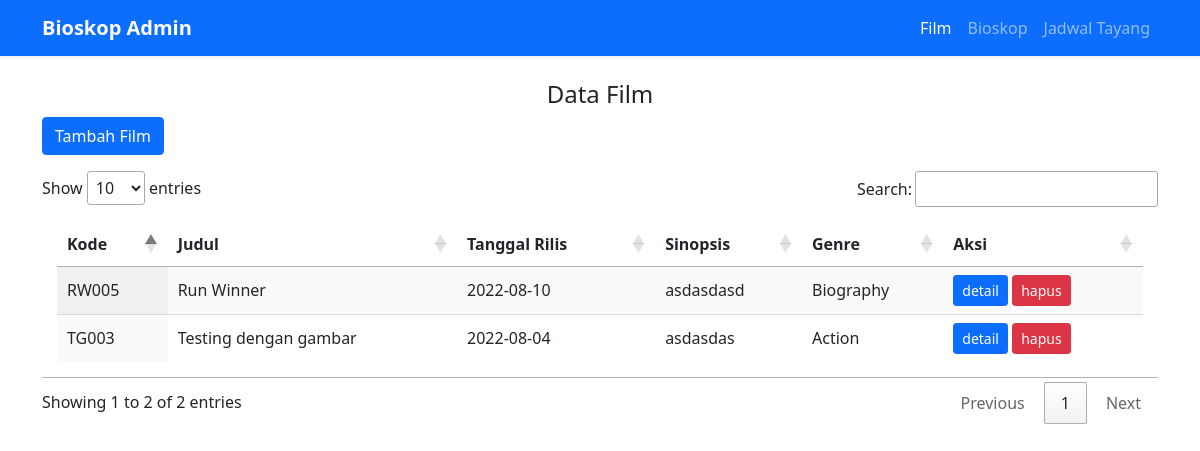
Page /dataFilm on the committed database.
### tables this page shows
CREATE TABLE `film` (
  `id_film` int(11) NOT NULL,
  `kd_film` varchar(255) NOT NULL,
  `judul_film` varchar(255) NOT NULL,
  `tgl_launc` date NOT NULL,
  `synopsys` text NOT NULL,
  `genre` varchar(100) NOT NULL,
  `poster` varchar(255) DEFAULT NULL
);

### application/libraries/Template.php (called while the page is built)
<?php
class Template
{
    var $template_data = [];
    function set($name, $value)
    {
        $this->template_data[$name] = $value;
    }
    function load($template = '', $view = '', $view_data = [], $return = false)
    {
        $this->CI = &get_instance();
        $this->set('contents', $this->CI->load->view($view, $view_data, TRUE));
        return $this->CI->load->view($template, $this->template_data, $return);
    }
}

### application/controllers/DataFilm.php (called while the page is built, shortened)
<?php
class DataFilm extends CI_Controller
{
    public function index()
    {
        $get = $this->film->get()->result();
        $data = array(
            'title' => 'Home',
            'film' => $get
        );
        $this->template->load('tempadmin', 'admin/film', $data);
    }
}

### index.php (called while the page is built, shortened)
<?php
require_once BASEPATH.'core/CodeIgniter.php';

### application/models/Film_m.php (called while the page is built, shortened)
<?php
class Film_m extends CI_Model
{
    public function get($where = null)
    {
        $this->db->select('*');
        $this->db->from('film');
        return $this->db->get();
    }
}

### application/views/admin/film.php (the view, shortened to what this page needs)
<section>
    <div class="container">
        <div class="row mb-3">
            <div class="col-md-12">
                <h4 class="text-center">Data Film</h4>
                <div class="float-start">
                    <button type="button" class="btn btn-primary" data-bs-toggle="modal" data-bs-target="#exampleModal">
                        Tambah Film
                    </button>
                </div>
            </div>
        </div>
        <div class="row mb-3">
            <div class="col-md">
                <table id="example" class="display" style="width:100%">
                    <thead>
                        <tr>
                            <th>Kode</th>
                            <th>Judul</th>
                            <th>Tanggal Rilis</th>
                            <th>Sinopsis</th>
                            <th>Genre</th>
                            <th>Aksi</th>
                        </tr>
                    </thead>
                    <tbody>
                        <?php
                        foreach ($film as $key => $data) {
                        ?>
                            <tr>
                                <td><?= $data->kd_film ?></td>
                                <td><?= $data->judul_film ?></td>
                                <td><?= $data->tgl_launc ?></td>
                                <td><?= $data->synopsys ?></td>
                                <td><?= $data->genre ?></td>
                                <td>
                                    <a href="<?= base_url('film/detail/') . $data->kd_film ?>" class="btn btn-circle btn-sm btn-primary">detail</a>
                                    <a href="<?= base_url('dataFilm/delete/') . $data->id_film ?>" onclick="return confirm('Apakah Anda Yakin ?')" class="btn btn-circle btn-sm btn-danger">hapus</a>
                                </td>
                            </tr>
                        <?php } ?>
                    </tbody>
                </table>
            </div>
        </div>
    </div>
</section>

### assets/style.css (style rules this page uses)
section { padding-top: 5rem; }
table { border-collapse: collapse; padding: 15px; }
tr { border-bottom: 1pt solid black; padding: 15px; }

### rows in the picture
film: kd_film "TG003", judul_film "Testing dengan gambar", tgl_launc "2022-08-04", synopsys "asdasdas", genre "Action"
film: kd_film "RW005", judul_film "Run Winner", tgl_launc "2022-08-10", synopsys "asdasdasd", genre "Biography"
